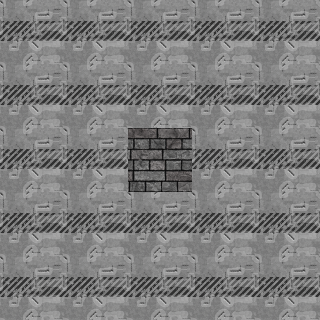

Rendered tile map (Tiled .tmx) drawn with the repository's tilesets; below, a short description and the map source with its tile grids summarised:
An orthogonal 5x5 tile map with 64x64 px tiles, 3 tile layers (Background, Dynamic_Obstacles, Walls).

<map version="1.0" orientation="orthogonal" renderorder="right-down" width="5" height="5" tilewidth="64" tileheight="64" nextobjectid="1">
 <tileset firstgid="1" name="64pxTileSet" tilewidth="64" tileheight="64">
  <image source="../64pxTileSet.png" width="1472" height="128" />
 </tileset>
 <layer name="Background" width="5" height="5">
  <data>[25 cells, 25 non-empty, 1 distinct tile ids]</data>
 </layer>
 <layer name="Dynamic_Obstacles" width="5" height="5">
  <data>[25 cells, 0 non-empty, 0 distinct tile ids]</data>
 </layer>
 <layer name="Walls" width="5" height="5">
  <data>[25 cells, 1 non-empty, 1 distinct tile ids]</data>
 </layer>
</map>
